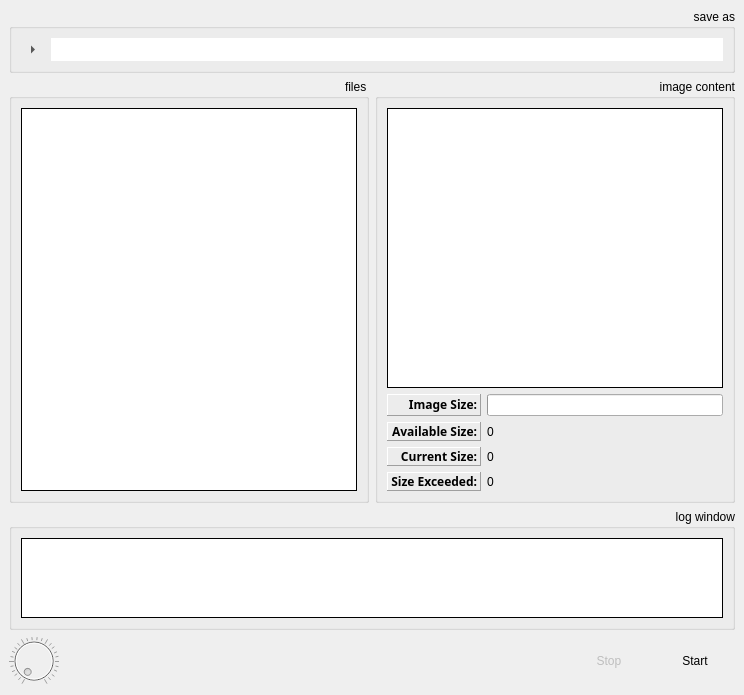
<ui version="4.0" >
 <author></author>
 <comment></comment>
 <exportmacro></exportmacro>
 <class>Creator</class>
 <widget class="QWidget" name="Creator" >
  <property name="geometry" >
   <rect>
    <x>0</x>
    <y>0</y>
    <width>744</width>
    <height>695</height>
   </rect>
  </property>
  <property name="windowTitle" >
   <string>CD/DVD authoring - </string>
  </property>
  <layout class="QGridLayout" >
   <property name="margin" >
    <number>9</number>
   </property>
   <property name="spacing" >
    <number>6</number>
   </property>
   <item row="1" column="1" >
    <widget class="QGroupBox" name="groupBox_4" >
     <property name="layoutDirection" >
      <enum>Qt::LeftToRight</enum>
     </property>
     <property name="title" >
      <string>image content</string>
     </property>
     <property name="alignment" >
      <set>Qt::AlignRight</set>
     </property>
     <property name="flat" >
      <bool>true</bool>
     </property>
     <layout class="QGridLayout" >
      <property name="margin" >
       <number>9</number>
      </property>
      <property name="spacing" >
       <number>6</number>
      </property>
      <item row="4" column="0" >
       <widget class="QLabel" name="label_4" >
        <property name="layoutDirection" >
         <enum>Qt::LeftToRight</enum>
        </property>
        <property name="frameShape" >
         <enum>QFrame::Panel</enum>
        </property>
        <property name="frameShadow" >
         <enum>QFrame::Raised</enum>
        </property>
        <property name="text" >
         <string>&lt;html>&lt;head>&lt;meta name="qrichtext" content="1" />&lt;/head>&lt;body style=" white-space: pre-wrap; font-family:Sans Serif; font-size:9pt; font-weight:400; font-style:normal; text-decoration:none;">&lt;p style=" margin-top:0px; margin-bottom:0px; margin-left:0px; margin-right:0px; -qt-block-indent:0; text-indent:0px;">&lt;span style=" font-weight:600;">Size Exceeded:&lt;/span>&lt;/p>&lt;/body>&lt;/html></string>
        </property>
        <property name="alignment" >
         <set>Qt::AlignRight|Qt::AlignTrailing|Qt::AlignVCenter</set>
        </property>
       </widget>
      </item>
      <item row="4" column="1" >
       <widget class="QLabel" name="_sizeExceeded" >
        <property name="layoutDirection" >
         <enum>Qt::LeftToRight</enum>
        </property>
        <property name="frameShape" >
         <enum>QFrame::NoFrame</enum>
        </property>
        <property name="frameShadow" >
         <enum>QFrame::Plain</enum>
        </property>
        <property name="text" >
         <string>0</string>
        </property>
        <property name="alignment" >
         <set>Qt::AlignLeading|Qt::AlignLeft|Qt::AlignVCenter</set>
        </property>
       </widget>
      </item>
      <item row="3" column="0" >
       <widget class="QLabel" name="label_2" >
        <property name="layoutDirection" >
         <enum>Qt::LeftToRight</enum>
        </property>
        <property name="frameShape" >
         <enum>QFrame::Panel</enum>
        </property>
        <property name="frameShadow" >
         <enum>QFrame::Raised</enum>
        </property>
        <property name="text" >
         <string>&lt;html>&lt;head>&lt;meta name="qrichtext" content="1" />&lt;/head>&lt;body style=" white-space: pre-wrap; font-family:Sans Serif; font-size:9pt; font-weight:400; font-style:normal; text-decoration:none;">&lt;p style=" margin-top:0px; margin-bottom:0px; margin-left:0px; margin-right:0px; -qt-block-indent:0; text-indent:0px;">&lt;span style=" font-weight:600;">Current Size:&lt;/span>&lt;/p>&lt;/body>&lt;/html></string>
        </property>
        <property name="alignment" >
         <set>Qt::AlignRight|Qt::AlignTrailing|Qt::AlignVCenter</set>
        </property>
       </widget>
      </item>
      <item row="3" column="1" >
       <widget class="QLabel" name="_currentSize" >
        <property name="layoutDirection" >
         <enum>Qt::LeftToRight</enum>
        </property>
        <property name="frameShape" >
         <enum>QFrame::NoFrame</enum>
        </property>
        <property name="frameShadow" >
         <enum>QFrame::Plain</enum>
        </property>
        <property name="text" >
         <string>0</string>
        </property>
        <property name="alignment" >
         <set>Qt::AlignLeading|Qt::AlignLeft|Qt::AlignVCenter</set>
        </property>
       </widget>
      </item>
      <item row="2" column="0" >
       <widget class="QLabel" name="label_3" >
        <property name="layoutDirection" >
         <enum>Qt::LeftToRight</enum>
        </property>
        <property name="frameShape" >
         <enum>QFrame::Panel</enum>
        </property>
        <property name="frameShadow" >
         <enum>QFrame::Raised</enum>
        </property>
        <property name="text" >
         <string>&lt;html>&lt;head>&lt;meta name="qrichtext" content="1" />&lt;/head>&lt;body style=" white-space: pre-wrap; font-family:Sans Serif; font-size:9pt; font-weight:400; font-style:normal; text-decoration:none;">&lt;p style=" margin-top:0px; margin-bottom:0px; margin-left:0px; margin-right:0px; -qt-block-indent:0; text-indent:0px;">&lt;span style=" font-weight:600;">Available Size:&lt;/span>&lt;/p>&lt;/body>&lt;/html></string>
        </property>
        <property name="alignment" >
         <set>Qt::AlignRight|Qt::AlignTrailing|Qt::AlignVCenter</set>
        </property>
       </widget>
      </item>
      <item row="2" column="1" >
       <widget class="QLabel" name="_availableSize" >
        <property name="layoutDirection" >
         <enum>Qt::LeftToRight</enum>
        </property>
        <property name="frameShape" >
         <enum>QFrame::NoFrame</enum>
        </property>
        <property name="frameShadow" >
         <enum>QFrame::Plain</enum>
        </property>
        <property name="text" >
         <string>0</string>
        </property>
        <property name="alignment" >
         <set>Qt::AlignLeading|Qt::AlignLeft|Qt::AlignVCenter</set>
        </property>
       </widget>
      </item>
      <item row="1" column="0" >
       <widget class="QLabel" name="label" >
        <property name="layoutDirection" >
         <enum>Qt::LeftToRight</enum>
        </property>
        <property name="frameShape" >
         <enum>QFrame::Panel</enum>
        </property>
        <property name="frameShadow" >
         <enum>QFrame::Raised</enum>
        </property>
        <property name="text" >
         <string>&lt;html>&lt;head>&lt;meta name="qrichtext" content="1" />&lt;/head>&lt;body style=" white-space: pre-wrap; font-family:Sans Serif; font-size:9pt; font-weight:400; font-style:normal; text-decoration:none;">&lt;p style=" margin-top:0px; margin-bottom:0px; margin-left:0px; margin-right:0px; -qt-block-indent:0; text-indent:0px;">&lt;span style=" font-weight:600;">Image Size:&lt;/span>&lt;/p>&lt;/body>&lt;/html></string>
        </property>
        <property name="alignment" >
         <set>Qt::AlignRight|Qt::AlignTrailing|Qt::AlignVCenter</set>
        </property>
       </widget>
      </item>
      <item row="1" column="1" >
       <widget class="QProgressBar" name="_imageSize" >
        <property name="enabled" >
         <bool>true</bool>
        </property>
        <property name="layoutDirection" >
         <enum>Qt::LeftToRight</enum>
        </property>
        <property name="autoFillBackground" >
         <bool>true</bool>
        </property>
        <property name="value" >
         <number>0</number>
        </property>
        <property name="textVisible" >
         <bool>false</bool>
        </property>
        <property name="orientation" >
         <enum>Qt::Horizontal</enum>
        </property>
        <property name="invertedAppearance" >
         <bool>false</bool>
        </property>
       </widget>
      </item>
      <item row="0" column="0" colspan="2" >
       <widget class="QTreeView" name="_imageView" >
        <property name="contextMenuPolicy" >
         <enum>Qt::CustomContextMenu</enum>
        </property>
        <property name="layoutDirection" >
         <enum>Qt::LeftToRight</enum>
        </property>
        <property name="frameShape" >
         <enum>QFrame::Panel</enum>
        </property>
        <property name="frameShadow" >
         <enum>QFrame::Plain</enum>
        </property>
        <property name="lineWidth" >
         <number>1</number>
        </property>
        <property name="midLineWidth" >
         <number>0</number>
        </property>
        <property name="alternatingRowColors" >
         <bool>true</bool>
        </property>
        <property name="selectionMode" >
         <enum>QAbstractItemView::ExtendedSelection</enum>
        </property>
        <property name="uniformRowHeights" >
         <bool>true</bool>
        </property>
       </widget>
      </item>
     </layout>
    </widget>
   </item>
   <item row="1" column="0" >
    <widget class="QGroupBox" name="groupBox_3" >
     <property name="layoutDirection" >
      <enum>Qt::RightToLeft</enum>
     </property>
     <property name="title" >
      <string>files</string>
     </property>
     <property name="flat" >
      <bool>true</bool>
     </property>
     <layout class="QGridLayout" >
      <property name="margin" >
       <number>9</number>
      </property>
      <property name="spacing" >
       <number>6</number>
      </property>
      <item row="0" column="0" >
       <widget class="QTreeView" name="_filesView" >
        <property name="contextMenuPolicy" >
         <enum>Qt::CustomContextMenu</enum>
        </property>
        <property name="layoutDirection" >
         <enum>Qt::LeftToRight</enum>
        </property>
        <property name="frameShape" >
         <enum>QFrame::Panel</enum>
        </property>
        <property name="frameShadow" >
         <enum>QFrame::Plain</enum>
        </property>
        <property name="alternatingRowColors" >
         <bool>true</bool>
        </property>
        <property name="selectionMode" >
         <enum>QAbstractItemView::ExtendedSelection</enum>
        </property>
        <property name="textElideMode" >
         <enum>Qt::ElideRight</enum>
        </property>
        <property name="uniformRowHeights" >
         <bool>true</bool>
        </property>
       </widget>
      </item>
     </layout>
    </widget>
   </item>
   <item row="3" column="0" colspan="2" >
    <layout class="QHBoxLayout" >
     <property name="margin" >
      <number>0</number>
     </property>
     <property name="spacing" >
      <number>6</number>
     </property>
     <item>
      <widget class="QDial" name="_progress" >
       <property name="enabled" >
        <bool>false</bool>
       </property>
       <property name="maximumSize" >
        <size>
         <width>50</width>
         <height>50</height>
        </size>
       </property>
       <property name="focusPolicy" >
        <enum>Qt::NoFocus</enum>
       </property>
       <property name="layoutDirection" >
        <enum>Qt::LeftToRight</enum>
       </property>
       <property name="autoFillBackground" >
        <bool>true</bool>
       </property>
       <property name="tracking" >
        <bool>true</bool>
       </property>
       <property name="orientation" >
        <enum>Qt::Horizontal</enum>
       </property>
       <property name="invertedAppearance" >
        <bool>false</bool>
       </property>
       <property name="invertedControls" >
        <bool>false</bool>
       </property>
       <property name="wrapping" >
        <bool>false</bool>
       </property>
       <property name="notchesVisible" >
        <bool>true</bool>
       </property>
      </widget>
     </item>
     <item>
      <spacer>
       <property name="orientation" >
        <enum>Qt::Horizontal</enum>
       </property>
       <property name="sizeHint" >
        <size>
         <width>40</width>
         <height>20</height>
        </size>
       </property>
      </spacer>
     </item>
     <item>
      <widget class="QPushButton" name="_stop" >
       <property name="enabled" >
        <bool>false</bool>
       </property>
       <property name="text" >
        <string>Stop</string>
       </property>
       <property name="flat" >
        <bool>true</bool>
       </property>
      </widget>
     </item>
     <item>
      <widget class="QPushButton" name="_start" >
       <property name="text" >
        <string>Start</string>
       </property>
       <property name="flat" >
        <bool>true</bool>
       </property>
      </widget>
     </item>
    </layout>
   </item>
   <item row="2" column="0" colspan="2" >
    <widget class="QGroupBox" name="groupBox_2" >
     <property name="sizePolicy" >
      <sizepolicy>
       <hsizetype>5</hsizetype>
       <vsizetype>4</vsizetype>
       <horstretch>0</horstretch>
       <verstretch>0</verstretch>
      </sizepolicy>
     </property>
     <property name="title" >
      <string>log window</string>
     </property>
     <property name="alignment" >
      <set>Qt::AlignRight|Qt::AlignTop|Qt::AlignTrailing</set>
     </property>
     <property name="flat" >
      <bool>true</bool>
     </property>
     <layout class="QGridLayout" >
      <property name="margin" >
       <number>9</number>
      </property>
      <property name="spacing" >
       <number>6</number>
      </property>
      <item row="0" column="0" >
       <widget class="QTextEdit" name="_logWindow" >
        <property name="maximumSize" >
         <size>
          <width>16777215</width>
          <height>80</height>
         </size>
        </property>
        <property name="frameShape" >
         <enum>QFrame::Panel</enum>
        </property>
        <property name="frameShadow" >
         <enum>QFrame::Plain</enum>
        </property>
        <property name="undoRedoEnabled" >
         <bool>false</bool>
        </property>
        <property name="readOnly" >
         <bool>true</bool>
        </property>
        <property name="html" >
         <string>&lt;html>&lt;head>&lt;meta name="qrichtext" content="1" />&lt;/head>&lt;body style=" white-space: pre-wrap; font-family:Sans Serif; font-size:9pt; font-weight:400; font-style:normal; text-decoration:none;">&lt;p style="-qt-paragraph-type:empty; margin-top:0px; margin-bottom:0px; margin-left:0px; margin-right:0px; -qt-block-indent:0; text-indent:0px;">&lt;/p>&lt;/body>&lt;/html></string>
        </property>
        <property name="acceptRichText" >
         <bool>true</bool>
        </property>
       </widget>
      </item>
     </layout>
    </widget>
   </item>
   <item row="0" column="0" colspan="2" >
    <widget class="QGroupBox" name="groupBox" >
     <property name="sizePolicy" >
      <sizepolicy>
       <hsizetype>5</hsizetype>
       <vsizetype>1</vsizetype>
       <horstretch>0</horstretch>
       <verstretch>0</verstretch>
      </sizepolicy>
     </property>
     <property name="title" >
      <string>save as</string>
     </property>
     <property name="alignment" >
      <set>Qt::AlignRight</set>
     </property>
     <property name="flat" >
      <bool>true</bool>
     </property>
     <property name="checkable" >
      <bool>false</bool>
     </property>
     <property name="checked" >
      <bool>false</bool>
     </property>
     <layout class="QGridLayout" >
      <property name="margin" >
       <number>9</number>
      </property>
      <property name="spacing" >
       <number>6</number>
      </property>
      <item row="0" column="1" >
       <widget class="QLineEdit" name="_path" >
        <property name="font" >
         <font>
          <family>Sans Serif</family>
          <pointsize>9</pointsize>
          <weight>50</weight>
          <italic>false</italic>
          <bold>false</bold>
          <underline>false</underline>
          <strikeout>false</strikeout>
         </font>
        </property>
        <property name="frame" >
         <bool>false</bool>
        </property>
        <property name="echoMode" >
         <enum>QLineEdit::Normal</enum>
        </property>
        <property name="readOnly" >
         <bool>false</bool>
        </property>
       </widget>
      </item>
      <item row="0" column="0" >
       <widget class="QToolButton" name="_choosePath" >
        <property name="text" >
         <string>...</string>
        </property>
        <property name="autoRaise" >
         <bool>true</bool>
        </property>
        <property name="arrowType" >
         <enum>Qt::RightArrow</enum>
        </property>
       </widget>
      </item>
     </layout>
    </widget>
   </item>
  </layout>
 </widget>
 <pixmapfunction></pixmapfunction>
 <resources/>
 <connections/>
</ui>
